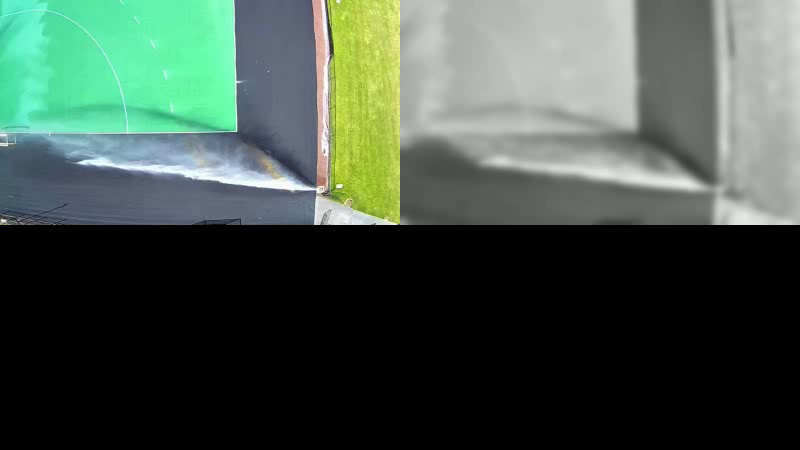
#> input picture frame 42 of outputVids/DroneTopOUT.mp4, 800 x 450 px, given in place of DroneTop.avi, which was not available
$ python hough.py
#> lines starting #> are read from the running program, lines starting #| are printed output that depends on the picture; after the words box and inside, x2 and y2 are one past the last pixel; in counts of white or black regions, pixels touching at a corner belong together; pictures that were not available may be replaced by others from this repository, and a replacement may not be noted
# -*- coding: utf-8 -*-

import imutils
import cv2 as cv
import numpy as np
import os

# =============================================================================
# USER-SET PARAMETERS
# =============================================================================

# FILES
input_file = "DroneTop.avi"
output_file = "DroneTopOUT.mp4"
outputFlag = False
displayFlag = True

# movement lower threshold
MOV_THRESH = 12

# number of dilation/erosion iterations
DIL_ERODE_ITERS = 0

# mask lower threshold (change MOV_THRESH instead)
MASK_THRESH = 0

# Gaussian blue kernal size
BLUR_SIZE = 7

# Number of frames to pass before changing the frame to compare the current
# frame against
FRAMES_TO_PERSIST = 1

# Minimum boxed area for a detected motion to count as actual motion
# Use to filter out noise or small objects
MIN_SIZE_FOR_MOVEMENT = 1000

# Minimum length of time where no motion is detected it should take
#(in program cycles) for the program to declare that there is no movement
MOVEMENT_DETECTED_PERSISTENCE = 100

# =============================================================================
# CORE PROGRAM
# =============================================================================

filePath = os.path.realpath(__file__)
fileDir = os.path.dirname(filePath)
print("file dir: ",fileDir)
inDir = fileDir.replace('python', 'inputVids')
outDir = fileDir.replace('python', 'outputVids')
input_path = os.path.join(inDir,input_file)
output_path = os.path.join(outDir,output_file)
print("path: ",input_path)
cap = cv.VideoCapture(input_path)

if outputFlag:

    frame_width = 800 #int(cap.get(3))
    frame_height = 450 #int(cap.get(4))

    size = (frame_width, frame_height)
    result = cv.VideoWriter(output_path, cv.VideoWriter_fourcc(*"mp4v"), 30, size)

# Init frame variables
first_frame = None
next_frame = None

# Init display font and timeout counters
font = cv.FONT_HERSHEY_SIMPLEX
delay_counter = 0
movement_persistent_counter = 0

firstLoop = True

# LOOP!
while True:

    # Set transient motion detected as false
    transient_movement_flag = False

    # Read frame
    ret, frame = cap.read()
#> frame is the input picture: shape (450, 800, 3); mean B, G, R 72.7, 82.5, 67.6
    text = "Unoccupied"

    if not(ret) and firstLoop:
        print("CAPTURE ERROR")
        break
    if not ret:
        print("something cool probably happend")
        break

    # Resize and save a greyscale version of the image
    frame = imutils.resize(frame, width = 400)
#> frame: shape (225, 400, 3)
    output = frame
    gray = cv.cvtColor(frame, cv.COLOR_BGR2GRAY)
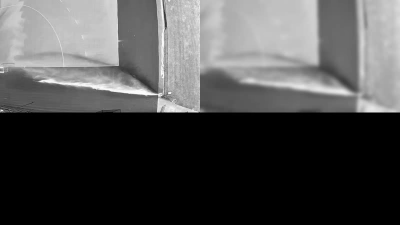
#> gray: shape (225, 400); min 0, max 253, mean 77

    # Apply edge detection method on the image
    edges = cv.Canny(gray, 130, 150, apertureSize=3)
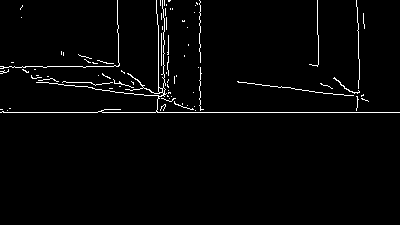
#> edges: shape (225, 400); 2.3% white in thin lines or dots, all inside (x1, y1, x2, y2) = (0, 0, 400, 113)

    # This returns an array of r and theta values
    lines = cv.HoughLines(edges, 1, np.pi/180, 200)
#> lines = [[112, 1.57]]

    # The below for loop runs till r and theta values
    # are in the range of the 2d array
    r_theta = 0
    for r_theta in lines:
        arr = np.array(r_theta[0], dtype=np.float64)
        r, theta = arr
        # Stores the value of cos(theta) in a
        a = np.cos(theta)

        # Stores the value of sin(theta) in b
        b = np.sin(theta)

        # x0 stores the value rcos(theta)
        x0 = a*r

        # y0 stores the value rsin(theta)
        y0 = b*r

        # x1 stores the rounded off value of (rcos(theta)-1000sin(theta))
        x1 = int(x0 + 1000*(-b))

        # y1 stores the rounded off value of (rsin(theta)+1000cos(theta))
        y1 = int(y0 + 1000*(a))

        # x2 stores the rounded off value of (rcos(theta)+1000sin(theta))
        x2 = int(x0 - 1000*(-b))

        # y2 stores the rounded off value of (rsin(theta)-1000cos(theta))
        y2 = int(y0 - 1000*(a))

        # cv.line draws a line in img from the point(x1,y1) to (x2,y2).
        # (0,0,255) denotes the colour of the line to be
        # drawn. In this case, it is red.
        cv.line(output, (x1, y1), (x2, y2), (0, 0, 255), 2)
#> this loop made 1 pass
#> (r, theta, a, b, x0, y0, x1, y1) on pass 1: (112, 1.57, -4.37e-08, 1, -4.9e-06, 112, -1000, 111)
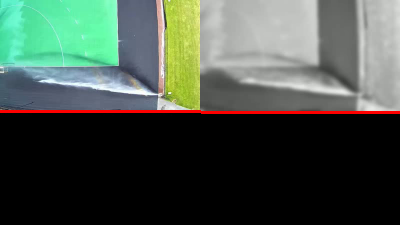
#> output: shape (225, 400, 3); mean B, G, R 71.7, 81.5, 70.1

    # convert to color for spplicing
    gray = cv.cvtColor(gray, cv.COLOR_GRAY2BGR)
#> gray: shape (225, 400, 3)
    edges = cv.cvtColor(edges, cv.COLOR_GRAY2BGR)

    # show frame
    # concatenate image Horizontally
    winTop = np.concatenate((frame, gray), axis=1)
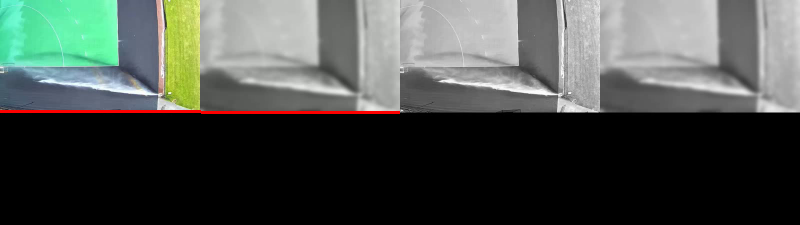
#> winTop: shape (225, 800, 3); mean B, G, R 74.4, 79.3, 73.6
    winBot = np.concatenate((edges, output), axis=1)
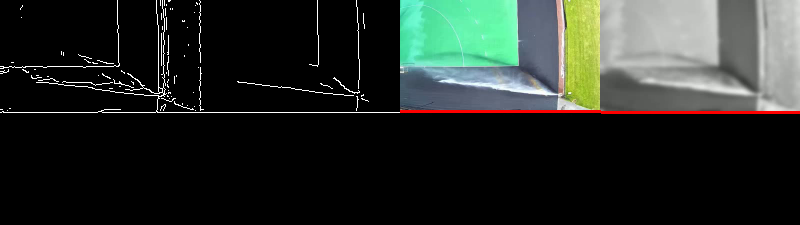
#> winBot: shape (225, 800, 3); mean B, G, R 38.7, 43.6, 38
    # concatenate image Vertically
    winStack = np.concatenate((winTop, winBot), axis=0)
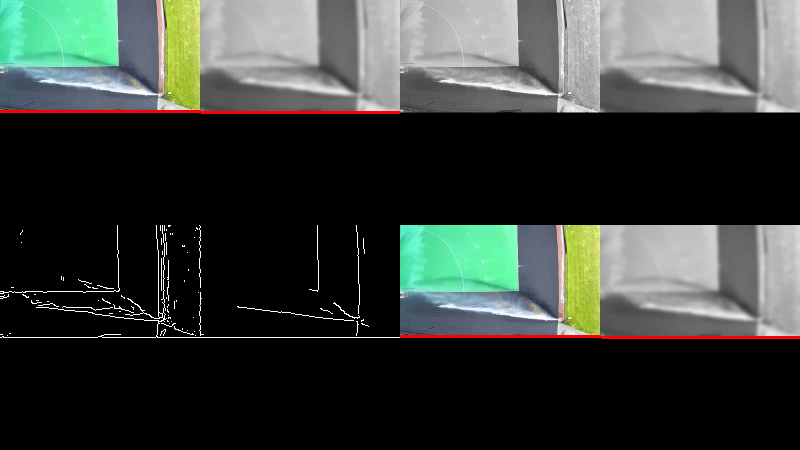
#> winStack: shape (450, 800, 3); mean B, G, R 56.5, 61.5, 55.8

    if displayFlag: cv.imshow("look! cool!", winStack)

    if outputFlag: result.write(winStack)

    # print(winStack.shape[1],winStack.shape[0])

    # Interrupt trigger by pressing q to quit the open CV program
    ch = cv.waitKey(1)
#> (key q is pressed here)
    if ch & 0xFF == ord('q'):
        break

    if firstLoop: firstLoop = False


# Cleanup when closed
cv.waitKey(0)
cv.destroyAllWindows()
cap.release()
if outputFlag: result.release()

$ run again, starting later in the video
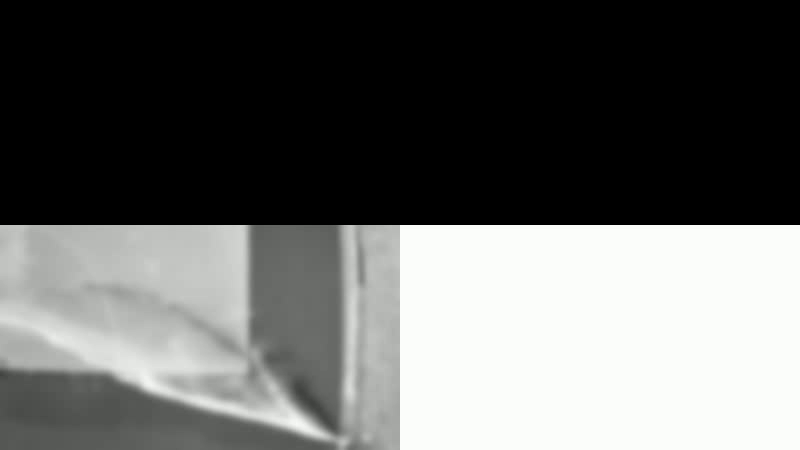
#> input picture frame 343 of outputVids/DroneTopOUT.mp4, 800 x 450 px, given in place of DroneTop.avi, which was not available
#> frame is the input picture: shape (450, 800, 3); mean B, G, R 100.5, 102, 101
#> frame: shape (225, 400, 3)
#> `edges = cv.Canny(gray, 130, 150, apertureSize=3)`:
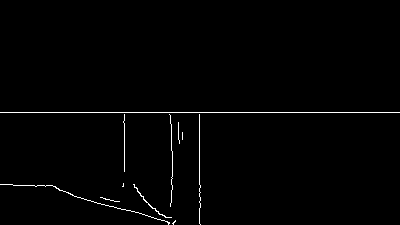
#> edges: shape (225, 400); 1.1% white in thin lines or dots, all inside (x1, y1, x2, y2) = (0, 112, 400, 225)
#> lines = [[112, 1.57]]
#> the loop `for r_theta in lines:` made 1 pass
#> (r, theta, a, b, x0, y0, x1, y1) on pass 1: (112, 1.57, -4.37e-08, 1, -4.9e-06, 112, -1000, 111)
#> `winStack = np.concatenate((winTop, winBot), axis=0)`:
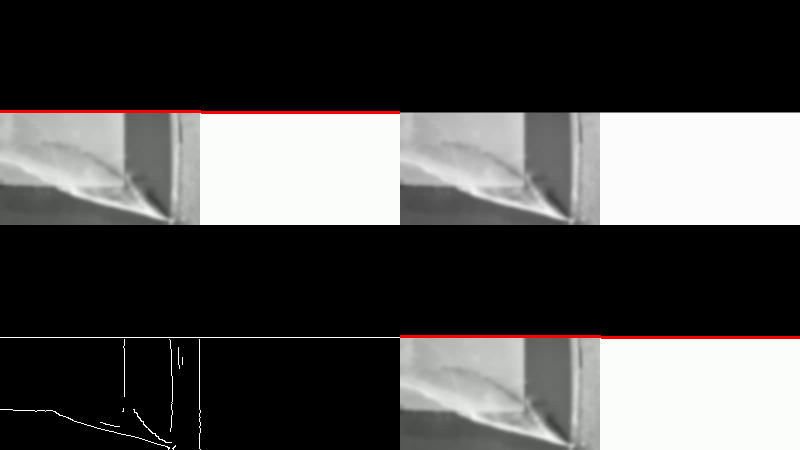
#> winStack: shape (450, 800, 3); mean B, G, R 75.8, 76.6, 77.8
